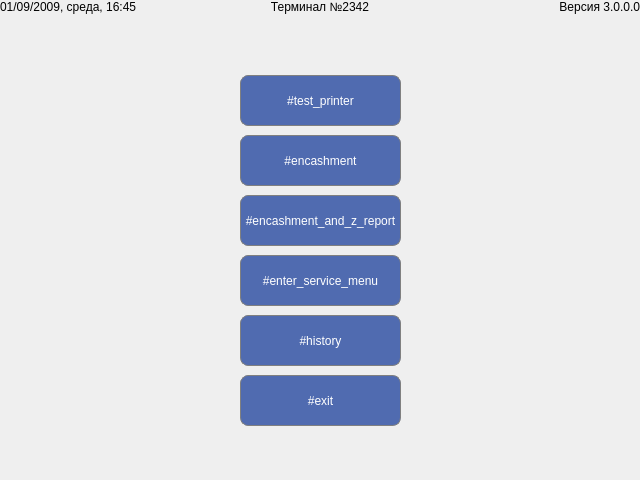
<?xml version="1.0" encoding="UTF-8"?>
<ui version="4.0">
 <class>AutoEncashmentWindow</class>
 <widget class="QWidget" name="AutoEncashmentWindow">
  <property name="geometry">
   <rect>
    <x>0</x>
    <y>0</y>
    <width>640</width>
    <height>480</height>
   </rect>
  </property>
  <property name="maximumSize">
   <size>
    <width>640</width>
    <height>480</height>
   </size>
  </property>
  <property name="windowTitle">
   <string/>
  </property>
  <property name="styleSheet">
   <string notr="true">/* common styles */
QPushButton 
{
	color: white;
	background-color: rgba(80, 107, 176);
	border: 1px solid gray;
	border-radius: 8px;
	padding-left: 1px;
	padding-right: 1px;
}

QPushButton:disabled
{
	color: gray;
	background-color: lightgray;
}

QPushButton:pressed 
{
	background-color: rgba(98, 141, 191);
}

QTabBar::tab 
{
	background: rgba(186, 200, 232);
	border-top: 1px solid #C4C4C3;
	border-left: 1px solid #C4C4C3;
	border-right: 1px solid #C4C4C3;
	border-top-left-radius: 4px;
	border-top-right-radius: 4px;
	min-width: 26ex;
	min-height: 8ex;
	padding: 2px;
}

QTabBar::tab:selected
{
	background: white;
}

QLineEdit 
{
	padding: 8;
	border: 2px solid rgba(160, 175, 211);
	border-radius: 10px;
}

/* MainServiceWindow styles*/
QWidget#ServiceMenuWindow
{
	background-color: white;
}

QWidget#wNumericPad
{
	background: rgba(247, 245, 237);
	border-radius: 10px;
}

QWidget#wNumericPad QPushButton
{
	font: 16pt bold;
}
</string>
  </property>
  <layout class="QGridLayout" name="gridLayout">
   <property name="leftMargin">
    <number>0</number>
   </property>
   <property name="topMargin">
    <number>0</number>
   </property>
   <property name="rightMargin">
    <number>0</number>
   </property>
   <property name="bottomMargin">
    <number>0</number>
   </property>
   <property name="spacing">
    <number>6</number>
   </property>
   <item row="0" column="0">
    <layout class="QHBoxLayout" name="hlTitle">
     <property name="leftMargin">
      <number>0</number>
     </property>
     <property name="rightMargin">
      <number>0</number>
     </property>
     <item>
      <widget class="QLabel" name="lbCurrentDate">
       <property name="text">
        <string notr="true">01/09/2009, среда, 16:45</string>
       </property>
      </widget>
     </item>
     <item>
      <widget class="QLabel" name="lbTerminalNumber">
       <property name="text">
        <string notr="true">Терминал №2342</string>
       </property>
       <property name="alignment">
        <set>Qt::AlignCenter</set>
       </property>
      </widget>
     </item>
     <item>
      <widget class="QLabel" name="lbVersion">
       <property name="text">
        <string notr="true">Версия 3.0.0.0</string>
       </property>
       <property name="alignment">
        <set>Qt::AlignRight|Qt::AlignTrailing|Qt::AlignVCenter</set>
       </property>
      </widget>
     </item>
    </layout>
   </item>
   <item row="1" column="0">
    <widget class="QStackedWidget" name="stackedWidget">
     <property name="currentIndex">
      <number>0</number>
     </property>
     <widget class="QWidget" name="page">
      <layout class="QVBoxLayout" name="verticalLayout_2">
       <property name="spacing">
        <number>0</number>
       </property>
       <property name="leftMargin">
        <number>0</number>
       </property>
       <property name="topMargin">
        <number>0</number>
       </property>
       <property name="rightMargin">
        <number>0</number>
       </property>
       <property name="bottomMargin">
        <number>0</number>
       </property>
       <item>
        <layout class="QVBoxLayout" name="verticalLayout">
         <property name="spacing">
          <number>9</number>
         </property>
         <item>
          <spacer name="verticalSpacer">
           <property name="orientation">
            <enum>Qt::Vertical</enum>
           </property>
           <property name="sizeHint" stdset="0">
            <size>
             <width>20</width>
             <height>40</height>
            </size>
           </property>
          </spacer>
         </item>
         <item>
          <layout class="QHBoxLayout" name="horizontalLayout_6">
           <item>
            <spacer name="horizontalSpacer">
             <property name="orientation">
              <enum>Qt::Horizontal</enum>
             </property>
             <property name="sizeHint" stdset="0">
              <size>
               <width>40</width>
               <height>20</height>
              </size>
             </property>
            </spacer>
           </item>
           <item>
            <widget class="QPushButton" name="btnTestPrinter">
             <property name="minimumSize">
              <size>
               <width>161</width>
               <height>51</height>
              </size>
             </property>
             <property name="text">
              <string>#test_printer</string>
             </property>
            </widget>
           </item>
           <item>
            <spacer name="horizontalSpacer_2">
             <property name="orientation">
              <enum>Qt::Horizontal</enum>
             </property>
             <property name="sizeHint" stdset="0">
              <size>
               <width>40</width>
               <height>20</height>
              </size>
             </property>
            </spacer>
           </item>
          </layout>
         </item>
         <item>
          <layout class="QHBoxLayout" name="horizontalLayout_5">
           <item>
            <spacer name="horizontalSpacer">
             <property name="orientation">
              <enum>Qt::Horizontal</enum>
             </property>
             <property name="sizeHint" stdset="0">
              <size>
               <width>40</width>
               <height>20</height>
              </size>
             </property>
            </spacer>
           </item>
           <item>
            <widget class="QPushButton" name="btnEncashment">
             <property name="minimumSize">
              <size>
               <width>161</width>
               <height>51</height>
              </size>
             </property>
             <property name="text">
              <string>#encashment</string>
             </property>
            </widget>
           </item>
           <item>
            <spacer name="horizontalSpacer_2">
             <property name="orientation">
              <enum>Qt::Horizontal</enum>
             </property>
             <property name="sizeHint" stdset="0">
              <size>
               <width>40</width>
               <height>20</height>
              </size>
             </property>
            </spacer>
           </item>
          </layout>
         </item>
         <item>
          <layout class="QHBoxLayout" name="horizontalLayout_4">
           <item>
            <spacer name="horizontalSpacer_3">
             <property name="orientation">
              <enum>Qt::Horizontal</enum>
             </property>
             <property name="sizeHint" stdset="0">
              <size>
               <width>40</width>
               <height>20</height>
              </size>
             </property>
            </spacer>
           </item>
           <item>
            <widget class="QPushButton" name="btnEncashmentAndZReport">
             <property name="minimumSize">
              <size>
               <width>161</width>
               <height>51</height>
              </size>
             </property>
             <property name="text">
              <string>#encashment_and_z_report</string>
             </property>
            </widget>
           </item>
           <item>
            <spacer name="horizontalSpacer_4">
             <property name="orientation">
              <enum>Qt::Horizontal</enum>
             </property>
             <property name="sizeHint" stdset="0">
              <size>
               <width>40</width>
               <height>20</height>
              </size>
             </property>
            </spacer>
           </item>
          </layout>
         </item>
         <item>
          <layout class="QHBoxLayout" name="horizontalLayout_2">
           <item>
            <spacer name="horizontalSpacer_5">
             <property name="orientation">
              <enum>Qt::Horizontal</enum>
             </property>
             <property name="sizeHint" stdset="0">
              <size>
               <width>40</width>
               <height>20</height>
              </size>
             </property>
            </spacer>
           </item>
           <item>
            <widget class="QPushButton" name="btnEnterServiceMenu">
             <property name="minimumSize">
              <size>
               <width>161</width>
               <height>51</height>
              </size>
             </property>
             <property name="text">
              <string>#enter_service_menu</string>
             </property>
            </widget>
           </item>
           <item>
            <spacer name="horizontalSpacer_6">
             <property name="orientation">
              <enum>Qt::Horizontal</enum>
             </property>
             <property name="sizeHint" stdset="0">
              <size>
               <width>40</width>
               <height>20</height>
              </size>
             </property>
            </spacer>
           </item>
          </layout>
         </item>
         <item>
          <layout class="QHBoxLayout" name="horizontalLayout_7">
           <item>
            <spacer name="horizontalSpacer_7">
             <property name="orientation">
              <enum>Qt::Horizontal</enum>
             </property>
             <property name="sizeHint" stdset="0">
              <size>
               <width>40</width>
               <height>20</height>
              </size>
             </property>
            </spacer>
           </item>
           <item>
            <widget class="QPushButton" name="btnShowHistory">
             <property name="minimumSize">
              <size>
               <width>161</width>
               <height>51</height>
              </size>
             </property>
             <property name="text">
              <string>#history</string>
             </property>
            </widget>
           </item>
           <item>
            <spacer name="horizontalSpacer_71">
             <property name="orientation">
              <enum>Qt::Horizontal</enum>
             </property>
             <property name="sizeHint" stdset="0">
              <size>
               <width>40</width>
               <height>20</height>
              </size>
             </property>
            </spacer>
           </item>
          </layout>
         </item>
         <item>
          <layout class="QHBoxLayout" name="horizontalLayout">
           <item>
            <spacer name="horizontalSpacer_7">
             <property name="orientation">
              <enum>Qt::Horizontal</enum>
             </property>
             <property name="sizeHint" stdset="0">
              <size>
               <width>40</width>
               <height>20</height>
              </size>
             </property>
            </spacer>
           </item>
           <item>
            <widget class="QPushButton" name="btnExit">
             <property name="minimumSize">
              <size>
               <width>161</width>
               <height>51</height>
              </size>
             </property>
             <property name="text">
              <string>#exit</string>
             </property>
            </widget>
           </item>
           <item>
            <spacer name="horizontalSpacer_8">
             <property name="orientation">
              <enum>Qt::Horizontal</enum>
             </property>
             <property name="sizeHint" stdset="0">
              <size>
               <width>40</width>
               <height>20</height>
              </size>
             </property>
            </spacer>
           </item>
          </layout>
         </item>
         <item>
          <spacer name="verticalSpacer_2">
           <property name="orientation">
            <enum>Qt::Vertical</enum>
           </property>
           <property name="sizeHint" stdset="0">
            <size>
             <width>20</width>
             <height>40</height>
            </size>
           </property>
          </spacer>
         </item>
        </layout>
       </item>
      </layout>
     </widget>
     <widget class="QWidget" name="page_2">
      <layout class="QVBoxLayout" name="verticalLayoutHistory" stretch="0">
       <item>
        <layout class="QHBoxLayout" name="horizontalLayout_13">
         <item>
          <widget class="QPushButton" name="btnBack">
           <property name="minimumSize">
            <size>
             <width>161</width>
             <height>51</height>
            </size>
           </property>
           <property name="text">
            <string>#back</string>
           </property>
          </widget>
         </item>
         <item>
          <spacer name="horizontalSpacer_20">
           <property name="orientation">
            <enum>Qt::Horizontal</enum>
           </property>
           <property name="sizeHint" stdset="0">
            <size>
             <width>40</width>
             <height>20</height>
            </size>
           </property>
          </spacer>
         </item>
        </layout>
       </item>
      </layout>
     </widget>
    </widget>
   </item>
  </layout>
 </widget>
 <resources/>
 <connections/>
</ui>
